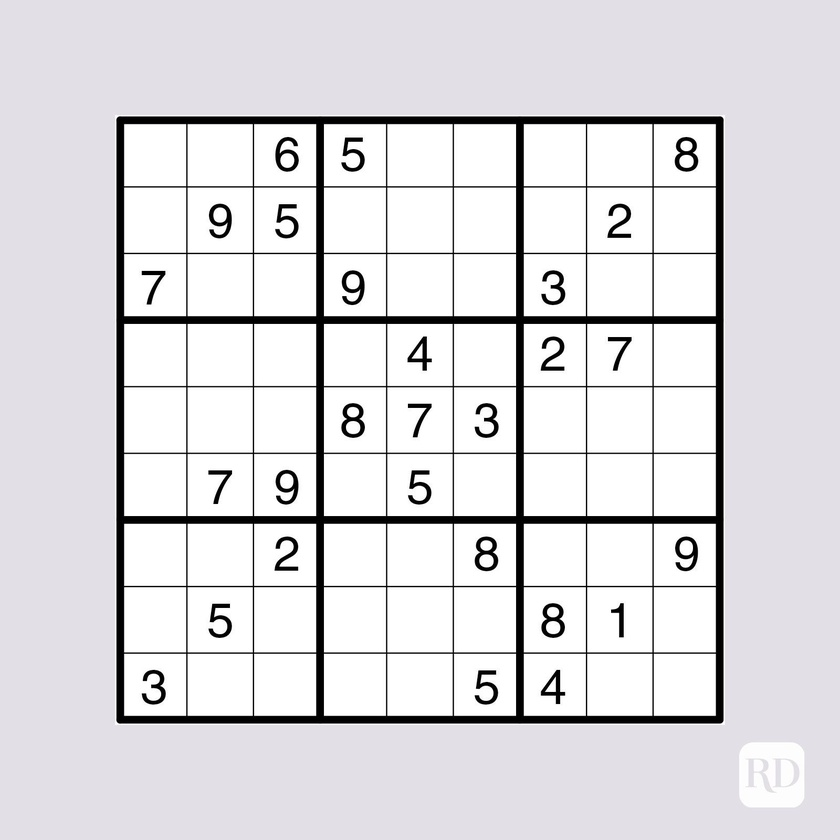
#> input picture DATA/Sudoku.jpg, 840 x 840 px, shrunk from 1600 x 1600 before the run, found by its file name
$ jupyter execute gradient.ipynb   (shell and % lines are left out)   (older library calls are emulated)
#> lines starting #> are read from the running program, lines starting #| are printed output that depends on the picture; after the words box and inside, x2 and y2 are one past the last pixel; in counts of white or black regions, pixels touching at a corner belong together
[cell 1]
import cv2
import numpy as np
import matplotlib.pyplot as plt

[cell 2]
def display_img(img):
    fig=plt.figure(figsize=(12,10))
    ax=fig.add_subplot(111)
    ax.imshow(img,cmap='gray')

[cell 3]
img=cv2.imread('DATA/sudoku.jpg',0)
#> img: shape (840, 840); min 0, max 255, mean 221.3

[cell 4]
display_img(img)

[cell 5]
sobelx=cv2.Sobel(img,cv2.CV_64F,1,0,ksize=5)
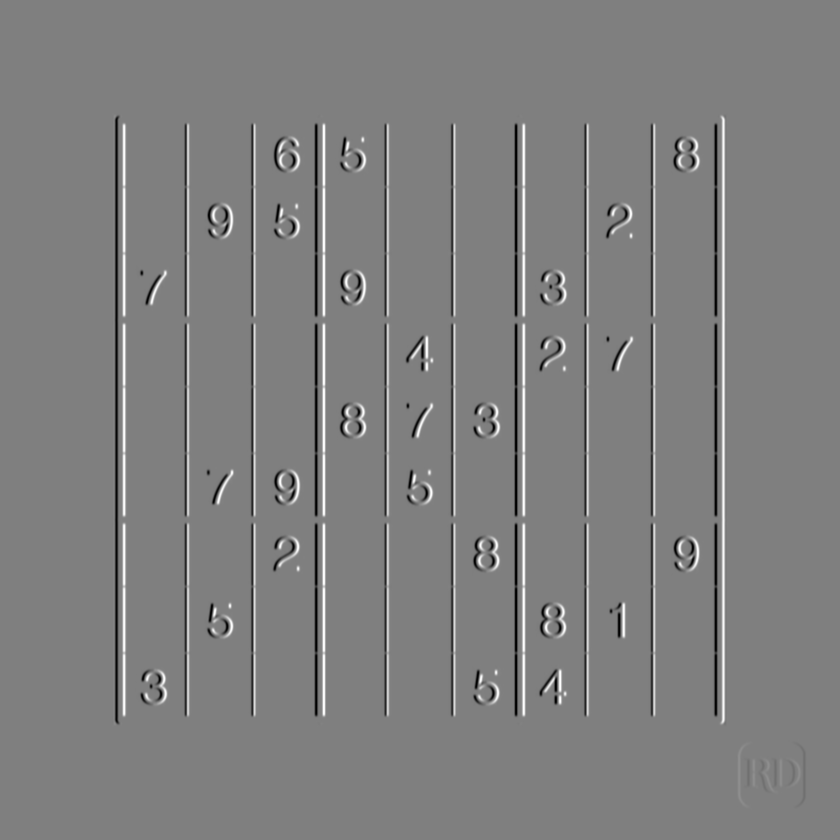
#> sobelx: shape (840, 840) float64; min -12192, max 12192, mean 0; drawn with min black and max white

[cell 6]
display_img(sobelx)

[cell 7]
sobely=cv2.Sobel(img,cv2.CV_64F,0,1,ksize=5)
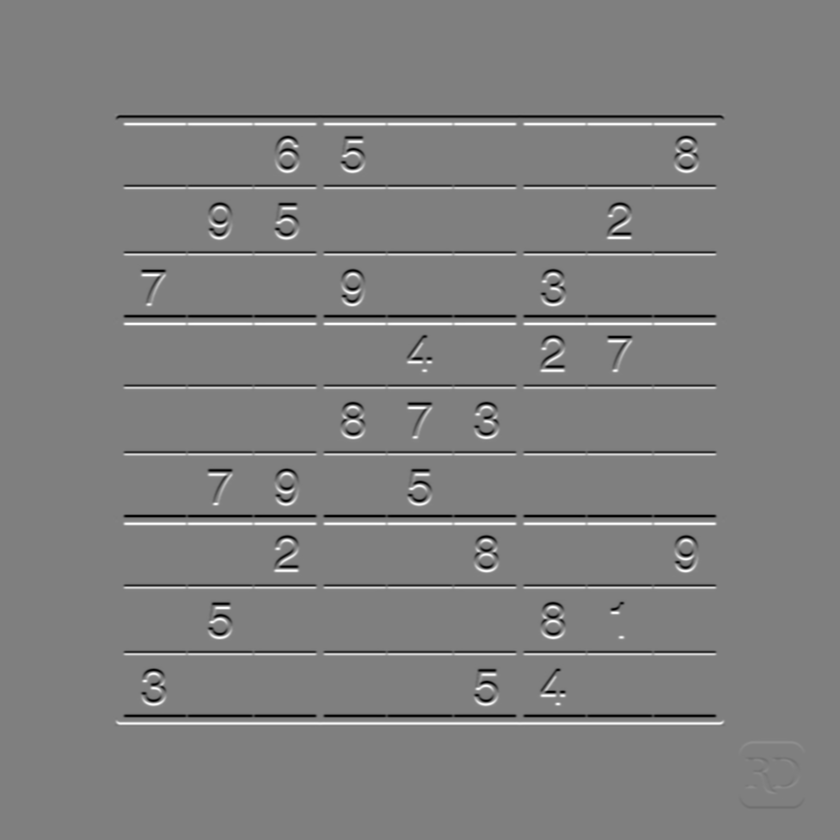
#> sobely: shape (840, 840) float64; min -12208, max 12203, mean 0; drawn with min black and max white

[cell 8]
display_img(sobely)

[cell 9]
laplacian=cv2.Laplacian(img,cv2.CV_64F)
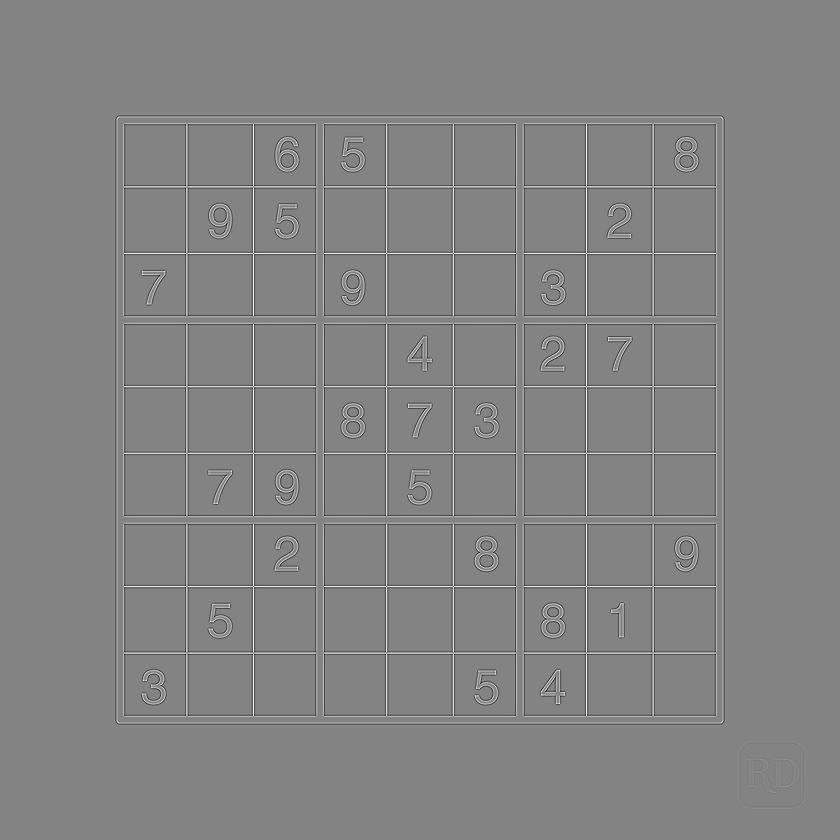
#> laplacian: shape (840, 840) float64; min -503, max 473, mean 0; drawn with min black and max white

[cell 10]
display_img(laplacian)

[cell 11]
blended=cv2.addWeighted(src1=sobelx,alpha=0.5,src2=sobely,beta=0.5,gamma=0)
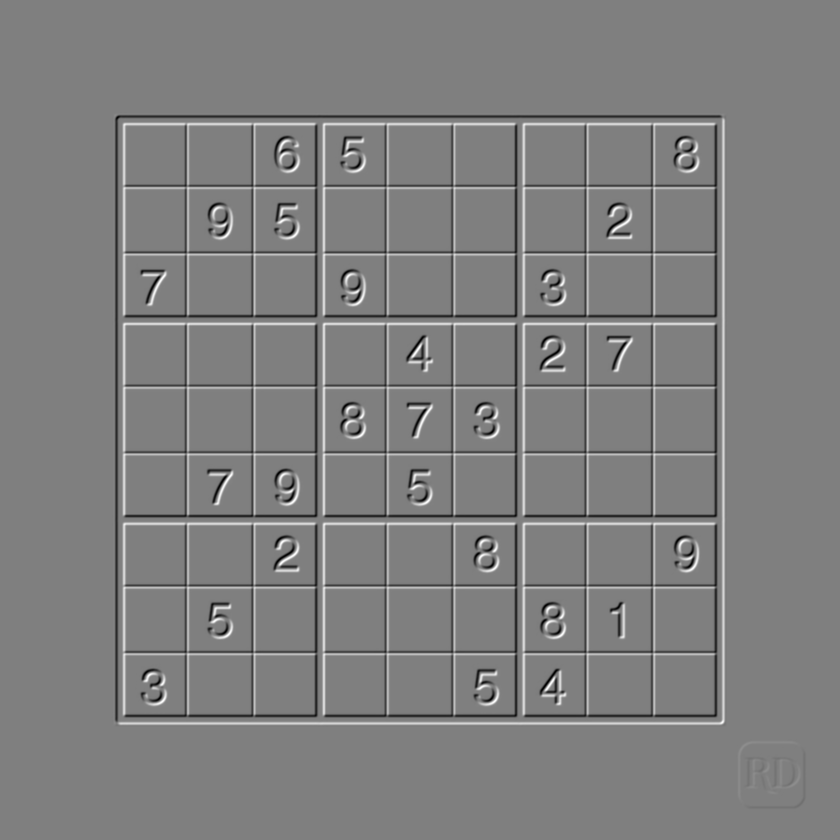
#> blended: shape (840, 840) float64; min -8686, max 8705, mean 0; drawn with min black and max white

[cell 12]
ret,th1=cv2.threshold(img,100,255,cv2.THRESH_BINARY)
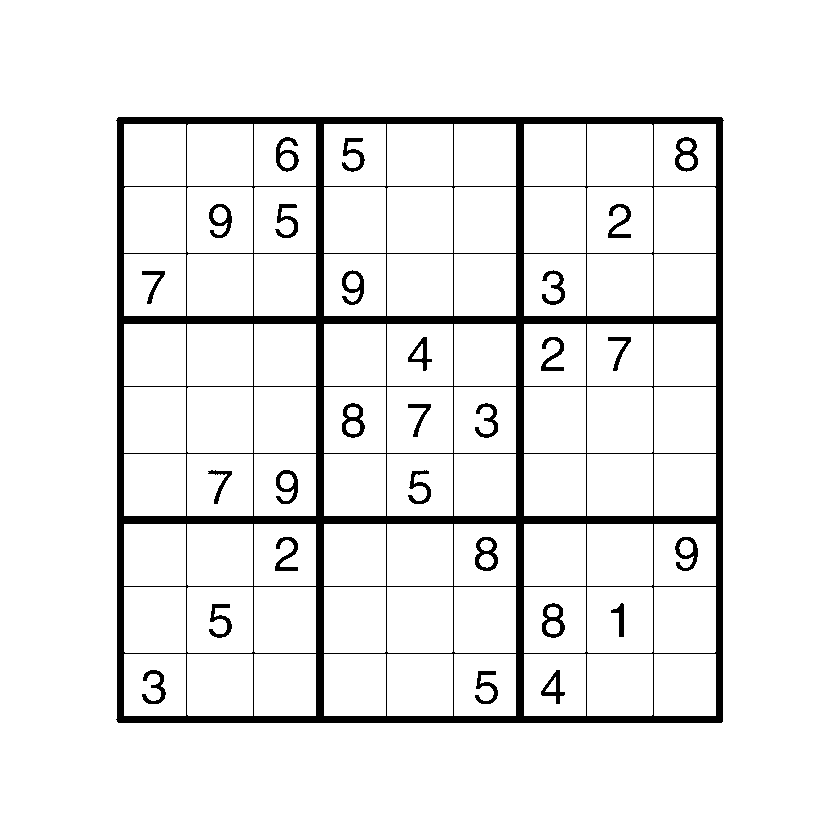
#> th1: shape (840, 840); 92.8% white; 28 black regions, largest, box (x1, y1, x2, y2) and area: (116, 117, 724, 723) 42375, (542, 603, 565, 638) 372, (342, 403, 365, 438) 370

[cell 13]
display_img(blended)

[cell 14]
kernel=np.ones((4,4),np.uint8)

[cell 15]
gradient=cv2.morphologyEx(blended,cv2.MORPH_GRADIENT,kernel)
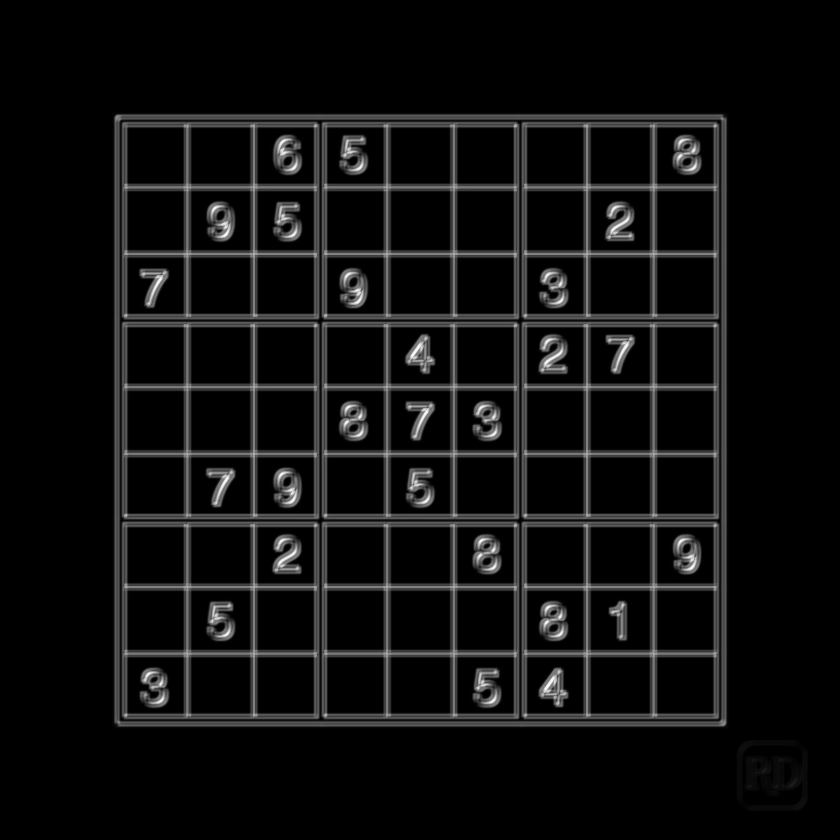
#> gradient: shape (840, 840) float64; min 0, max 17296, mean 1060.9; drawn with min black and max white
